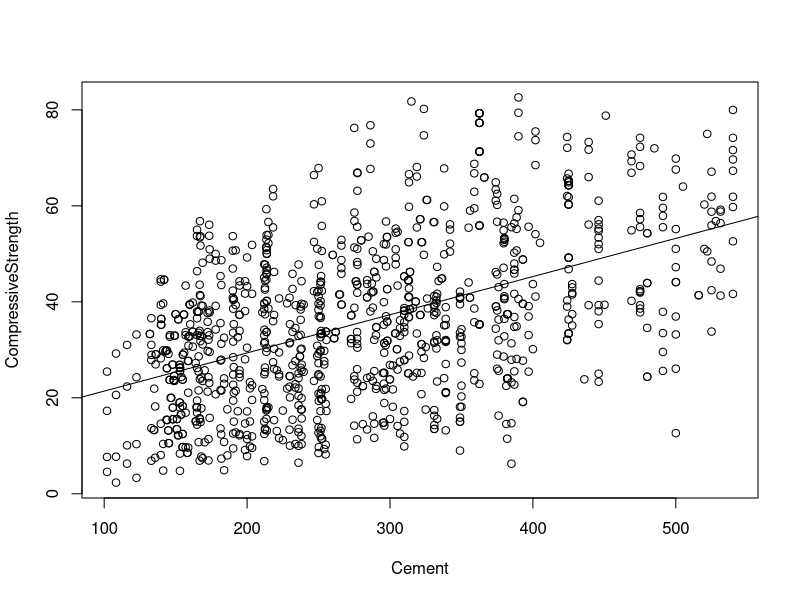
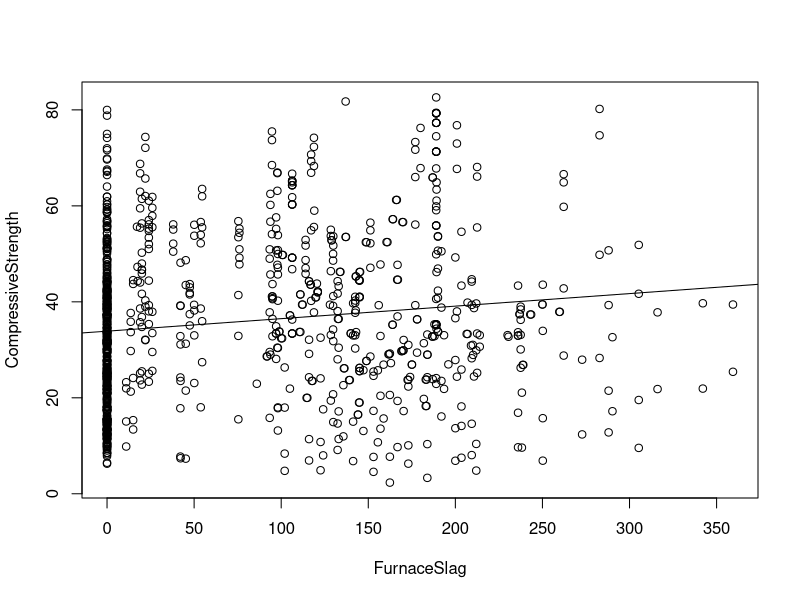
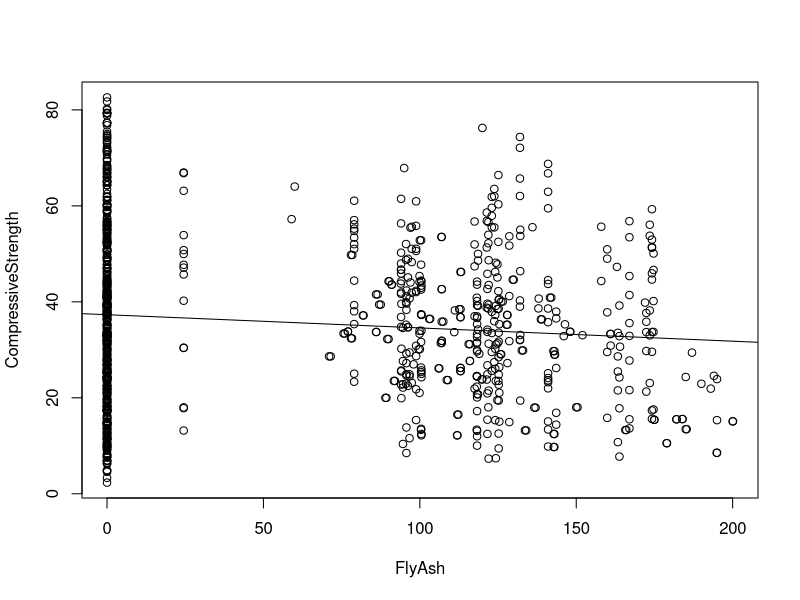
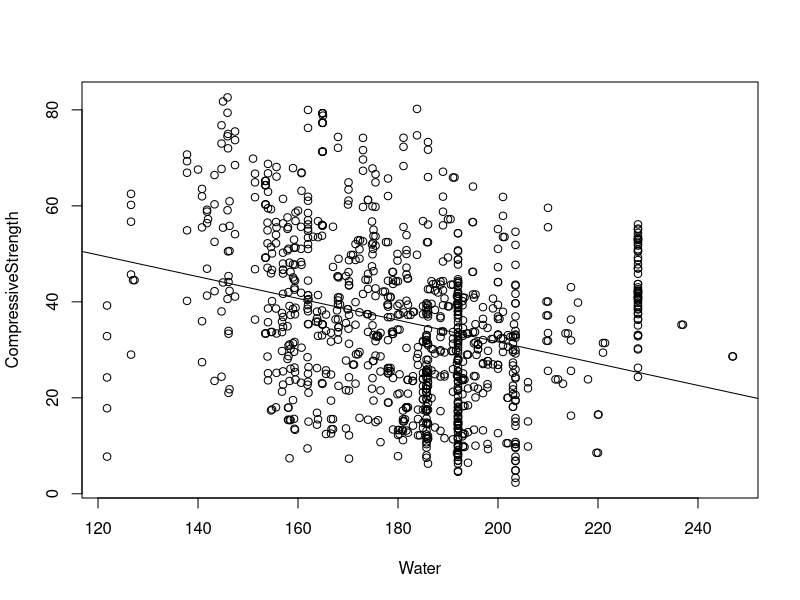
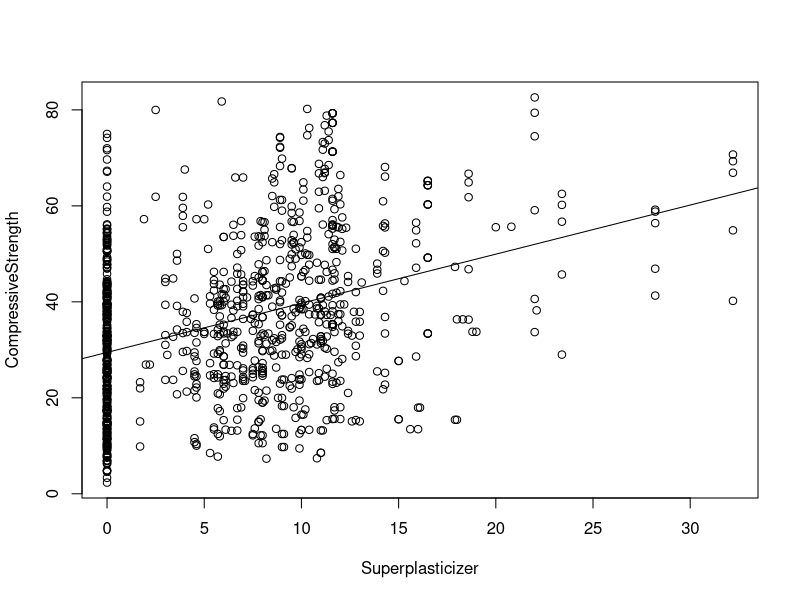
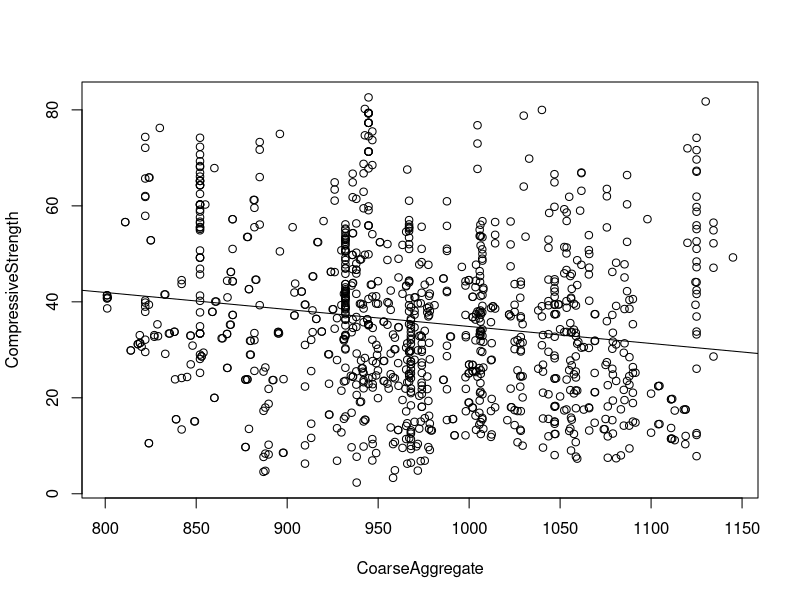
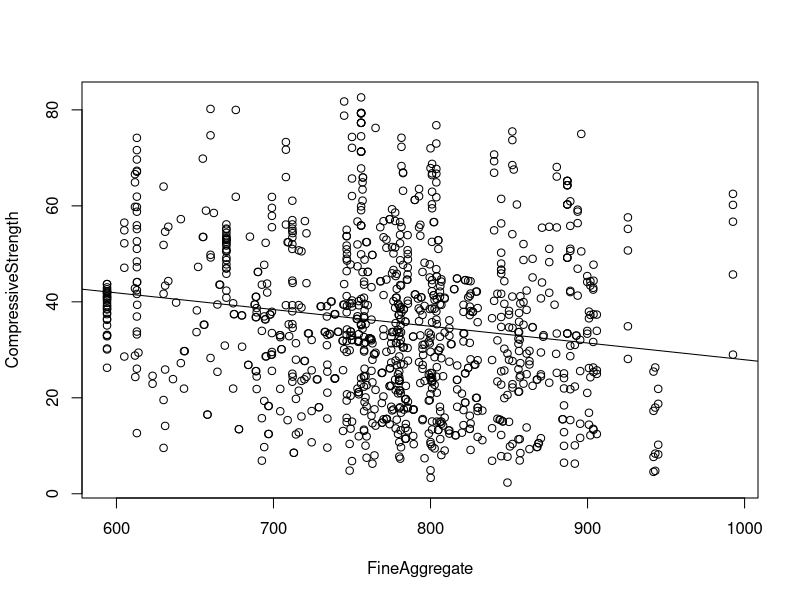
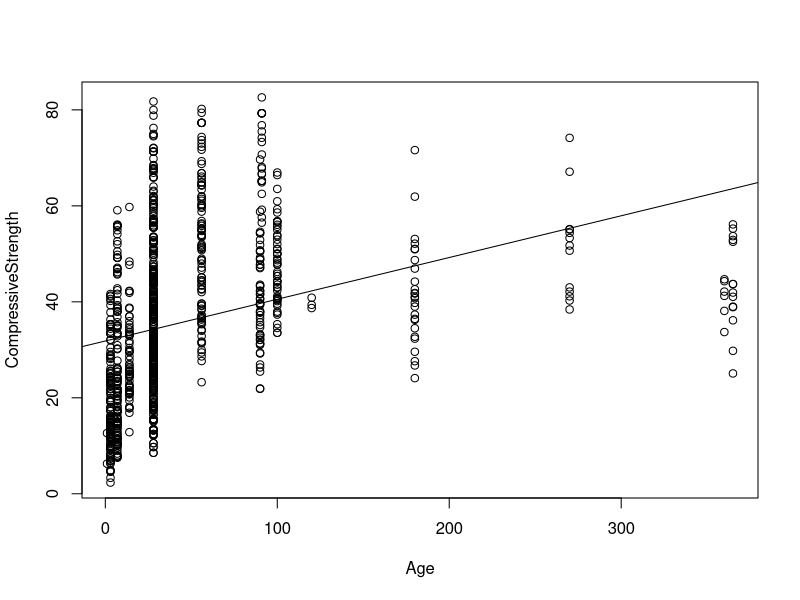

Write the R code that produced these figures, in order.
# ========================================================================
# Concrete Compressive Strength.
# Linear Regression Script.
# ========================================================================

#install.packages('GGally')

# Used for mutli-attribute scatter plot matrix.
library(GGally)

# Read in data file.
ConcData <- read.csv("data/Concrete_Data.csv")

# Structure of the data.
str(ConcData)

# View Data
ConcData


# ========================================================================
# Analysis of the data.
# ========================================================================

# ConcData Attributes
names(ConcData)

# The beginning of the Data Set
head(ConcData)

# Table of Cement attribute.
table(ConcData$Cement)

# Table of Water attribute.
table(ConcData$Water)

# -----------------------------------------------------
# Indiviatual Scatter Plots & Correlations of Concrete
# Compressive Strength with each significant attribute.
# -----------------------------------------------------

# To access attributes directly.
attach(ConcData)

# Strong Correlation between the amount
# of cement in the mix and Compressive Strength.
plot(CompressiveStrength ~ Cement,  data = ConcData)
abline(lm(CompressiveStrength ~ Cement,  data = ConcData))
cor(CompressiveStrength, Cement)

# Weak correltion with furnace slag component.
plot(CompressiveStrength ~ FurnaceSlag,  data = ConcData)
abline(lm(CompressiveStrength ~ FurnaceSlag,  data = ConcData))
cor(CompressiveStrength, FurnaceSlag)

plot(CompressiveStrength ~ FlyAsh,  data = ConcData)
abline(lm(CompressiveStrength ~ FlyAsh,  data = ConcData))
# Negative Correlation between fly ash component
# and Concrete Compressive strength.
# Fly Ash negatively affects Compressive Strength.
cor(CompressiveStrength, FlyAsh)

plot(CompressiveStrength ~ Water,  data = ConcData)
abline(lm(CompressiveStrength ~ Water,  data = ConcData))
# Too much water in the mix affect Compressive
# Strength negatively.
cor(CompressiveStrength, Water)

# Positive Correlation for plasticizer.
plot(CompressiveStrength ~ Superplasticizer,  data = ConcData)
abline(lm(CompressiveStrength ~ Superplasticizer,  data = ConcData))
cor(CompressiveStrength, Superplasticizer)

plot(CompressiveStrength ~ CoarseAggregate,  data = ConcData)
abline(lm(CompressiveStrength ~ CoarseAggregate,  data = ConcData))
cor(CompressiveStrength, CoarseAggregate)

plot(CompressiveStrength ~ FineAggregate,  data = ConcData)
abline(lm(CompressiveStrength ~ FineAggregate,  data = ConcData))
cor(CompressiveStrength, FineAggregate)

# Compressive Strength improves as Concrete Cures.
plot(CompressiveStrength ~ Age,  data = ConcData)
abline(lm(CompressiveStrength ~ Age,  data = ConcData))
cor(CompressiveStrength, Age)


#-----------------------------------------------------
# Correlations of significant components with
# Compresive Strength in descending order.
# ----------------------------------------------------

cor(CompressiveStrength, Age + Cement)

cor(CompressiveStrength, Superplasticizer + Cement)

cor(CompressiveStrength, Water + Cement)

cor(CompressiveStrength, Superplasticizer + Age)

cor(CompressiveStrength, Water + Age)

# The three most significant concrete componenets.
cor(CompressiveStrength, Superplasticizer + Cement + Age)


# ----------------------------------------------------
# Attribute Correlation Matrix using GGally.Pairs
# ----------------------------------------------------

# Scatterplot Matrix of all attributes.
pairs(~CompressiveStrength+FurnaceSlag+FlyAsh+Water+Cement
      +Superplasticizer+Age+CoarseAggregate+FineAggregate, data=ConcData)

ggpairs(with(ConcData, data.frame(CompressiveStrength, Cement, FurnaceSlag, 
                                  FlyAsh, Water, Superplasticizer, 
                                  CoarseAggregate, FineAggregate, Age)))



# ==================================================================================
# Create a Linear Model based on all Data Set Attributes.
# ==================================================================================

# A concrete mixture ratio of 1 part cement, 3 parts sand
# and 3 parts aggregate will produce a concrete mix of approximately 
# 3000 psi*
# *http://www.everything-about-concrete.com/concrete-mixing-ratios.html
# 
# 3000 psi = 20.68427 MPa.

ConcDatalm = lm(CompressiveStrength ~  Cement + FurnaceSlag + FlyAsh + Water
                + Superplasticizer + CoarseAggregate + FineAggregate + Age, data=ConcData) 

# Sumarise the Linear Model
summary(ConcDatalm)

# Remove insignificant Attributes to make the linear model more 
# efficient without changing the result too much.
ConcDatalm = lm(CompressiveStrength ~  Cement + FurnaceSlag + FlyAsh + Water
                + Superplasticizer + Age, data=ConcData) 

# Sumarise new Linear Model.
summary(ConcDatalm)

attributes(ConcDatalm)

ConcDatalm$coefficients

ConcDatalm$rank



# ===================================================================================
# Use linear model to make predictions for new data values.
# ===================================================================================

# Values based on exisitng values.
summary(ConcData)

# New Data as data frame based on existing Mean values 
# accross all significant attributes taken from data summary:
newdata = data.frame(Cement=281.2, FurnaceSlag=22, FlyAsh=54.19,
                     Water=181.6, Superplasticizer=6.205, Age=35.82) 

# In Meagapascals
predict(ConcDatalm, newdata)  

# what is the coefficient of determinations
summary(ConcDatalm)$r.squared 

# Summary of Confidence
predict(ConcDatalm, newdata, interval="confidence")
predict(ConcDatalm, newdata, interval="predict")



# New Data as data frame based on existing Min values 
# accross all significant attributes taken from data summary:
newdata = data.frame(Cement=102.0, FurnaceSlag=0, FlyAsh=0,
                     Water=121.8, Superplasticizer=0, Age=1) 

# In Megapscals
predict(ConcDatalm, newdata)

# Summary of Confidence.
predict(ConcDatalm, newdata, interval="confidence")
predict(ConcDatalm, newdata, interval="predict")



# New Data as data frame based on existing Max values 
# accross all significant attributes taken from data summary:
newdata = data.frame(Cement=540.0, FurnaceSlag=359.4, FlyAsh=200.10,
                     Water=247.0, Superplasticizer=32.2, Age=365) 

# In Megapascals
predict(ConcDatalm, newdata)

# Summary of Confidence.
predict(ConcDatalm, newdata, interval="confidence")
predict(ConcDatalm, newdata, interval="predict")




# Tweak New Data to find optimal values in KG/m3 & days accross all 
# significant components relating to Compressive Strength:
newdata = data.frame(Cement=550, FurnaceSlag=350, FlyAsh=100,
                     Water=200, Superplasticizer=35, Age=365) 

# Megapascals.
predict(ConcDatalm, newdata)

# Summary of Confidence.
predict(ConcDatalm, newdata, interval="confidence")
predict(ConcDatalm, newdata, interval="predict")




# Tweak New Data to find optimal values in KG/m3 & days accross all 
# significant components relating to Compressive Strength:
newdata = data.frame(Cement=600, FurnaceSlag=350, FlyAsh=50,
                     Water=150, Superplasticizer=40, Age=365) 

# Megapascals
predict(ConcDatalm, newdata)

# Summary of Confidence.
predict(ConcDatalm, newdata, interval="confidence")
predict(ConcDatalm, newdata, interval="predict")




# Tweak New Data to find optimal values in KG/m3 & days accross all 
# significant components relating to Compressive Strength:
newdata = data.frame(Cement=1000, FurnaceSlag=500, FlyAsh=50,
                     Water=150, Superplasticizer=50, Age=365) 

# Megapascals
predict(ConcDatalm, newdata)

# Summary of Confidence.
predict(ConcDatalm, newdata, interval="confidence")
predict(ConcDatalm, newdata, interval="predict")





# New Data with Min values from data summary accross all significant 
# attributes for Concrete cured over 10 years:
newdata = data.frame(Cement=102.0, FurnaceSlag=0, FlyAsh=0,
                     Water=121.8, Superplasticizer=0, Age=3650) 

# In Megapscals
predict(ConcDatalm, newdata)

# Summary of Confidence.
predict(ConcDatalm, newdata, interval="confidence")
predict(ConcDatalm, newdata, interval="predict")




# ==============================================================
# Conclusion
# ==============================================================

# min values from data summary with equivalent age.
newdata = data.frame(Cement=102.0, FurnaceSlag=0, FlyAsh=0,
                     Water=121.8, Superplasticizer=0, Age=631) 

predict(ConcDatalm, newdata)

# max values from data summary with equivalent age.
newdata = data.frame(Cement=540.0, FurnaceSlag=359.4, FlyAsh=200.10,
                     Water=247.0, Superplasticizer=32.2, Age=1)

predict(ConcDatalm, newdata)




# Compressive Strength Doubles every year.
newdata = data.frame(Cement=255, FurnaceSlag=0, FlyAsh=0,
                     Water=10, Superplasticizer=0, Age=1) 

predict(ConcDatalm, newdata)

newdata = data.frame(Cement=255, FurnaceSlag=0, FlyAsh=0,
                     Water=10, Superplasticizer=0, Age=365) 

predict(ConcDatalm, newdata)




# ===================================================================
# Multiple linear regression models for most significant componenets.
# ===================================================================

model2 = lm(CompressiveStrength ~ Cement + Age, data=ConcData) 
summary(model2)
model2$coefficients
model2$residuals
residuals(model2)
plot(model2)


model2 = lm(CompressiveStrength ~ Cement + Superplasticizer, data=ConcData) 
summary(model2)
model2$coefficients
plot(model2)


model2 = lm(CompressiveStrength ~ Cement + Superplasticizer + Age, data=ConcData) 
summary(model2)
model2$coefficients
plot(model2)


